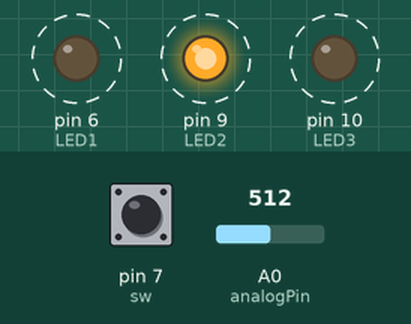
Simulated run of this sketch. Board: Arduino Uno, built with avr-gcc and run on an emulated ATmega328P. Parts: output pins drawn as LEDs (lit = HIGH). Dashed ring = blinking. The inputs (shaded band) are chosen by the test bench; at power-on: A0 (analogPin) = 512, pin 7 (sw) HIGH.

Above: at 1.4 s.
1.5 s: A0 (analogPin) set to 420
4.7 s: A0 (analogPin) set to 392
At 5.3 s:
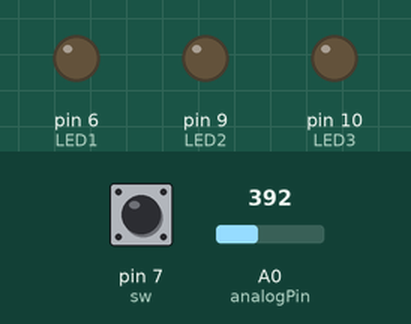
Timing chart, 0 to 7.7 s (numbered marks = the images above; inputs shaded):
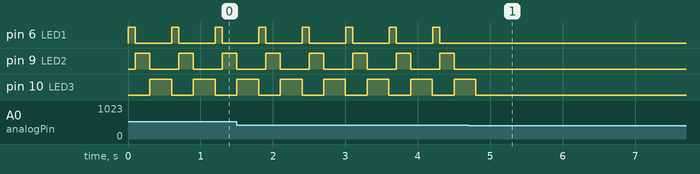

Measured:
- the behaviour switches between 402 and 401 on A0 (analogPin) (found by bisection; images 0 and 1)
- after the input at 4.7 s, pin 6 (LED1), pin 9 (LED2): stops changing and stays LOW; pin 10 (LED3): goes on until 4.8 s, then stays LOW
- by itself, pin 6 (LED1): alternates HIGH for 0.10 s and LOW for 0.50 s
- by itself, pin 9 (LED2): alternates HIGH for 0.20 s and LOW for 0.40 s
- by itself, pin 10 (LED3): alternates HIGH for 0.30 s and LOW for 0.30 s

The sketch:

LED2-3.ino
```cpp
int analogPin=A0;
int LED1 = 6;
int LED2 = 9;
int LED3 = 10;
int sw=7;
int swState = 0;
bool swOn = false;
void setup() {
  pinMode(sw,INPUT);
  Serial.begin(115200);
  pinMode(LED1, OUTPUT);
  pinMode(LED2, OUTPUT);
  pinMode(LED3, OUTPUT);
}

void loop() {
swState=digitalRead(sw);
int sensorInput=analogRead(analogPin);

int ledValue = map(sensorInput, 0, 1023, 0, 255);

if(ledValue>=100){
  digitalWrite(6, HIGH);
  delay(100);
  digitalWrite(6, LOW);
  digitalWrite(9, HIGH);
  delay(200);
  digitalWrite(9, LOW);
  digitalWrite(10, HIGH);
  delay(300);
  digitalWrite(10, LOW);
}
else if (ledValue<100){digitalWrite(6,LOW);
digitalWrite(9,LOW);
digitalWrite(10,LOW);
}
}
```
